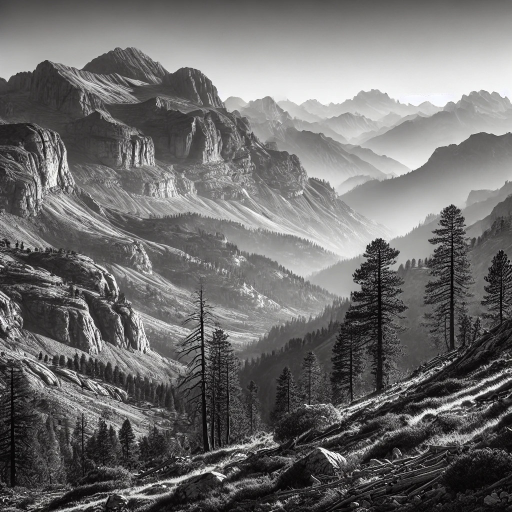
#> input picture Gaussian Blur with Canny Edge Detector/image.jpg, 1024 x 1024 px, found by its file name (shown at 1/2 size)
$ jupyter execute Code.ipynb
#> lines starting #> are read from the running program, lines starting #| are printed output that depends on the picture
[cell 1]
import cv2
import matplotlib.pyplot as plt

# Read image
image = cv2.imread("C:\\Users\\USER\\Desktop\\Programming\\Image processing\\Edge Detection with Canny Edge Detector\\image.jpg")
#> image is the input picture: shape (1024, 1024, 3); mean B, G, R 109.3, 109.6, 110.7

[cell 2]
#resize image
resized_image = cv2.resize(image, (200, 200))
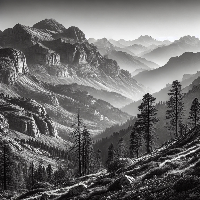
#> resized_image: shape (200, 200, 3); mean B, G, R 109.2, 109.5, 110.6
plt.imshow(cv2.cvtColor(resized_image, cv2.COLOR_BGR2RGB))
plt.title('Resized Image')

[cell 3]
# Apply GaussianBlur to reduce noise
blurred_image = cv2.GaussianBlur(image, (5, 5), 1.4)
plt.imshow(cv2.cvtColor(blurred_image, cv2.COLOR_BGR2RGB))
plt.title('Blurred Image')

[cell 4]
# Apply Canny Edge Detector
edges = cv2.Canny(blurred_image, 100, 200)
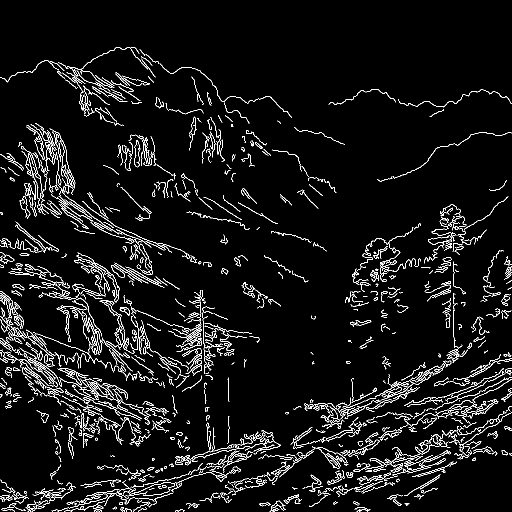
#> edges: shape (1024, 1024) (shown at 1/2 size); 5.5% white in thin lines or dots
plt.imshow(cv2.cvtColor(edges, cv2.COLOR_BGR2RGB))
plt.title("Canny Edge Detection")
